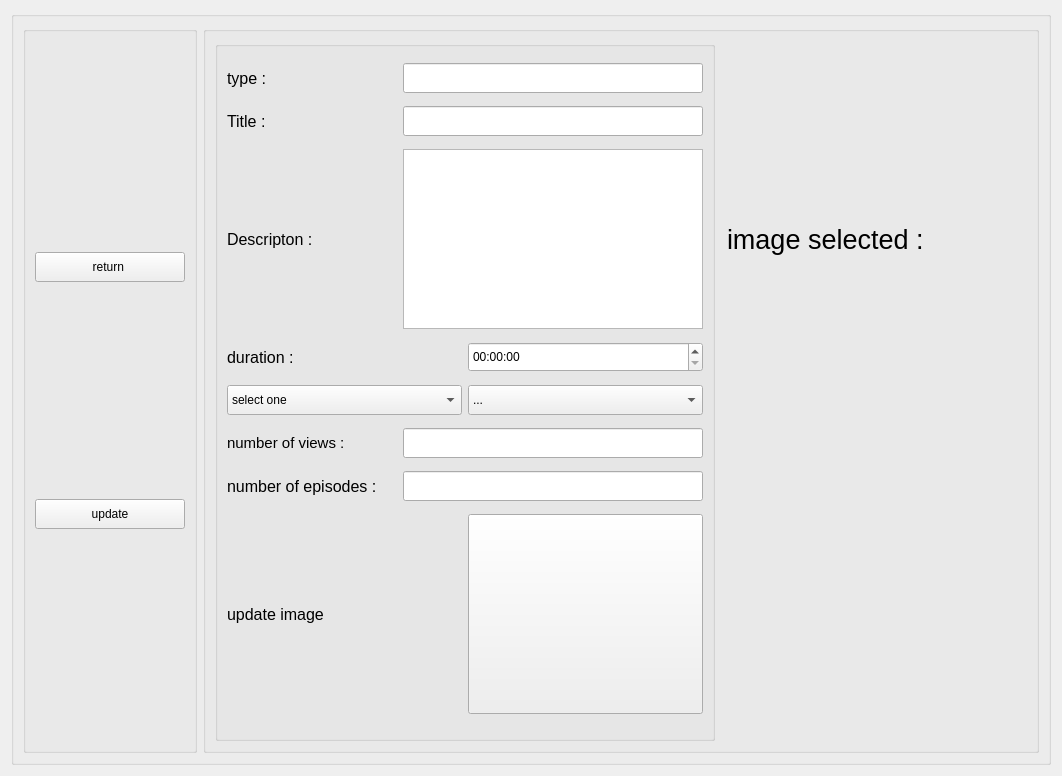
      <widget class="QWidget" name="page_4">
       <layout class="QVBoxLayout" name="verticalLayout_9">
        <item>
         <widget class="QGroupBox" name="groupBox_20ms">
          <property name="title">
           <string/>
          </property>
          <layout class="QHBoxLayout" name="horizontalLayout_17">
           <item>
            <widget class="QGroupBox" name="groupBox_23ms">
             <property name="layoutDirection">
              <enum>Qt::LeftToRight</enum>
             </property>
             <property name="title">
              <string/>
             </property>
             <layout class="QVBoxLayout" name="verticalLayout_8">
              <item>
               <widget class="QPushButton" name="returnupms">
                <property name="minimumSize">
                 <size>
                  <width>150</width>
                  <height>30</height>
                 </size>
                </property>
                <property name="maximumSize">
                 <size>
                  <width>150</width>
                  <height>30</height>
                 </size>
                </property>
                <property name="text">
                 <string>return </string>
                </property>
               </widget>
              </item>
              <item>
               <widget class="QPushButton" name="confirmupms">
                <property name="minimumSize">
                 <size>
                  <width>150</width>
                  <height>30</height>
                 </size>
                </property>
                <property name="maximumSize">
                 <size>
                  <width>150</width>
                  <height>30</height>
                 </size>
                </property>
                <property name="text">
                 <string>update</string>
                </property>
               </widget>
              </item>
             </layout>
            </widget>
           </item>
           <item>
            <widget class="QGroupBox" name="groupBox_21ms">
             <property name="title">
              <string/>
             </property>
             <property name="alignment">
              <set>Qt::AlignCenter</set>
             </property>
             <layout class="QHBoxLayout" name="horizontalLayout_18">
              <item>
               <widget class="QGroupBox" name="groupBox_22ms">
                <property name="minimumSize">
                 <size>
                  <width>500</width>
                  <height>700</height>
                 </size>
                </property>
                <property name="maximumSize">
                 <size>
                  <width>1000</width>
                  <height>1000</height>
                 </size>
                </property>
                <property name="title">
                 <string/>
                </property>
                <layout class="QVBoxLayout" name="verticalLayout_11">
                 <item>
                  <layout class="QHBoxLayout" name="horizontalLayout_27">
                   <item>
                    <widget class="QLabel" name="ipidlabelms_2">
                     <property name="minimumSize">
                      <size>
                       <width>150</width>
                       <height>30</height>
                      </size>
                     </property>
                     <property name="maximumSize">
                      <size>
                       <width>300</width>
                       <height>30</height>
                      </size>
                     </property>
                     <property name="font">
                      <font>
                       <pointsize>12</pointsize>
                      </font>
                     </property>
                     <property name="text">
                      <string>type :</string>
                     </property>
                    </widget>
                   </item>
                   <item>
                    <widget class="QLineEdit" name="typeupms">
                     <property name="minimumSize">
                      <size>
                       <width>150</width>
                       <height>30</height>
                      </size>
                     </property>
                     <property name="maximumSize">
                      <size>
                       <width>300</width>
                       <height>30</height>
                      </size>
                     </property>
                     <property name="readOnly">
                      <bool>true</bool>
                     </property>
                    </widget>
                   </item>
                  </layout>
                 </item>
                 <item>
                  <layout class="QHBoxLayout" name="horizontalLayout_21">
                   <item>
                    <widget class="QLabel" name="uptitlms">
                     <property name="minimumSize">
                      <size>
                       <width>150</width>
                       <height>30</height>
                      </size>
                     </property>
                     <property name="maximumSize">
                      <size>
                       <width>300</width>
                       <height>30</height>
                      </size>
                     </property>
                     <property name="font">
                      <font>
                       <pointsize>12</pointsize>
                      </font>
                     </property>
                     <property name="text">
                      <string>Title :</string>
                     </property>
                    </widget>
                   </item>
                   <item>
                    <widget class="QLineEdit" name="uptitlems">
                     <property name="minimumSize">
                      <size>
                       <width>150</width>
                       <height>30</height>
                      </size>
                     </property>
                     <property name="maximumSize">
                      <size>
                       <width>300</width>
                       <height>30</height>
                      </size>
                     </property>
                    </widget>
                   </item>
                  </layout>
                 </item>
                 <item>
                  <layout class="QHBoxLayout" name="horizontalLayout_20">
                   <item>
                    <widget class="QLabel" name="updescms">
                     <property name="minimumSize">
                      <size>
                       <width>150</width>
                       <height>30</height>
                      </size>
                     </property>
                     <property name="maximumSize">
                      <size>
                       <width>300</width>
                       <height>30</height>
                      </size>
                     </property>
                     <property name="font">
                      <font>
                       <pointsize>12</pointsize>
                      </font>
                     </property>
                     <property name="text">
                      <string>Descripton :</string>
                     </property>
                    </widget>
                   </item>
                   <item>
                    <widget class="QTextEdit" name="updescriptionms">
                     <property name="minimumSize">
                      <size>
                       <width>150</width>
                       <height>60</height>
                      </size>
                     </property>
                     <property name="maximumSize">
                      <size>
                       <width>300</width>
                       <height>180</height>
                      </size>
                     </property>
                    </widget>
                   </item>
                  </layout>
                 </item>
                 <item>
                  <layout class="QHBoxLayout" name="horizontalLayout_26">
                   <item>
                    <widget class="QLabel" name="uptitlms_3">
                     <property name="minimumSize">
                      <size>
                       <width>150</width>
                       <height>30</height>
                      </size>
                     </property>
                     <property name="maximumSize">
                      <size>
                       <width>300</width>
                       <height>30</height>
                      </size>
                     </property>
                     <property name="font">
                      <font>
                       <pointsize>12</pointsize>
                      </font>
                     </property>
                     <property name="text">
                      <string>duration :</string>
                     </property>
                    </widget>
                   </item>
                   <item>
                    <widget class="QTimeEdit" name="dureupms">
                     <property name="minimumSize">
                      <size>
                       <width>150</width>
                       <height>30</height>
                      </size>
                     </property>
                     <property name="maximumSize">
                      <size>
                       <width>300</width>
                       <height>30</height>
                      </size>
                     </property>
                     <property name="displayFormat">
                      <string>HH:mm:ss</string>
                     </property>
                    </widget>
                   </item>
                  </layout>
                 </item>
                 <item>
                  <layout class="QHBoxLayout" name="horizontalLayout_30">
                   <item>
                    <widget class="QComboBox" name="comboBox">
                     <property name="minimumSize">
                      <size>
                       <width>150</width>
                       <height>30</height>
                      </size>
                     </property>
                     <property name="maximumSize">
                      <size>
                       <width>300</width>
                       <height>30</height>
                      </size>
                     </property>
                     <item>
                      <property name="text">
                       <string>select one</string>
                      </property>
                     </item>
                     <item>
                      <property name="text">
                       <string>action</string>
                      </property>
                     </item>
                     <item>
                      <property name="text">
                       <string>horror</string>
                      </property>
                     </item>
                     <item>
                      <property name="text">
                       <string>comedy</string>
                      </property>
                     </item>
                     <item>
                      <property name="text">
                       <string>romance</string>
                      </property>
                     </item>
                     <item>
                      <property name="text">
                       <string>sci-fi</string>
                      </property>
                     </item>
                     <item>
                      <property name="text">
                       <string>drama</string>
                      </property>
                     </item>
                     <item>
                      <property name="text">
                       <string>sport related</string>
                      </property>
                     </item>
                    </widget>
                   </item>
                   <item>
                    <widget class="QComboBox" name="comboBox_2">
                     <property name="minimumSize">
                      <size>
                       <width>150</width>
                       <height>30</height>
                      </size>
                     </property>
                     <property name="maximumSize">
                      <size>
                       <width>300</width>
                       <height>30</height>
                      </size>
                     </property>
                     <item>
                      <property name="text">
                       <string>...</string>
                      </property>
                     </item>
                     <item>
                      <property name="text">
                       <string>action</string>
                      </property>
                     </item>
                     <item>
                      <property name="text">
                       <string>horror</string>
                      </property>
                     </item>
                     <item>
                      <property name="text">
                       <string>comedy</string>
                      </property>
                     </item>
                     <item>
                      <property name="text">
                       <string>romance</string>
                      </property>
                     </item>
                     <item>
                      <property name="text">
                       <string>sci-fi</string>
                      </property>
                     </item>
                     <item>
                      <property name="text">
                       <string>drama</string>
                      </property>
                     </item>
                     <item>
                      <property name="text">
                       <string>sport related</string>
                      </property>
                     </item>
                    </widget>
                   </item>
                  </layout>
                 </item>
                 <item>
                  <layout class="QHBoxLayout" name="horizontalLayout_25">
                   <item>
                    <widget class="QLabel" name="uptitlms_2">
                     <property name="minimumSize">
                      <size>
                       <width>150</width>
                       <height>30</height>
                      </size>
                     </property>
                     <property name="maximumSize">
                      <size>
                       <width>300</width>
                       <height>30</height>
                      </size>
                     </property>
                     <property name="font">
                      <font>
                       <pointsize>11</pointsize>
                      </font>
                     </property>
                     <property name="text">
                      <string>number of views :</string>
                     </property>
                    </widget>
                   </item>
                   <item>
                    <widget class="QLineEdit" name="nbrvupms">
                     <property name="minimumSize">
                      <size>
                       <width>150</width>
                       <height>30</height>
                      </size>
                     </property>
                     <property name="maximumSize">
                      <size>
                       <width>300</width>
                       <height>30</height>
                      </size>
                     </property>
                    </widget>
                   </item>
                  </layout>
                 </item>
                 <item>
                  <layout class="QHBoxLayout" name="horizontalLayout_29">
                   <item>
                    <widget class="QLabel" name="uptitlms_4">
                     <property name="minimumSize">
                      <size>
                       <width>150</width>
                       <height>30</height>
                      </size>
                     </property>
                     <property name="maximumSize">
                      <size>
                       <width>300</width>
                       <height>30</height>
                      </size>
                     </property>
                     <property name="font">
                      <font>
                       <pointsize>12</pointsize>
                      </font>
                     </property>
                     <property name="text">
                      <string>number of episodes :</string>
                     </property>
                    </widget>
                   </item>
                   <item>
                    <widget class="QLineEdit" name="upepms">
                     <property name="minimumSize">
                      <size>
                       <width>150</width>
                       <height>30</height>
                      </size>
                     </property>
                     <property name="maximumSize">
                      <size>
                       <width>300</width>
                       <height>30</height>
                      </size>
                     </property>
                    </widget>
                   </item>
                  </layout>
                 </item>
                 <item>
                  <layout class="QHBoxLayout" name="horizontalLayout_22">
                   <item>
                    <widget class="QLabel" name="upimgms">
                     <property name="minimumSize">
                      <size>
                       <width>150</width>
                       <height>30</height>
                      </size>
                     </property>
                     <property name="maximumSize">
                      <size>
                       <width>300</width>
                       <height>30</height>
                      </size>
                     </property>
                     <property name="font">
                      <font>
                       <pointsize>12</pointsize>
                      </font>
                     </property>
                     <property name="text">
                      <string>update image</string>
                     </property>
                    </widget>
                   </item>
                   <item>
                    <widget class="QPushButton" name="upimagems">
                     <property name="minimumSize">
                      <size>
                       <width>150</width>
                       <height>100</height>
                      </size>
                     </property>
                     <property name="maximumSize">
                      <size>
                       <width>300</width>
                       <height>200</height>
                      </size>
                     </property>
                     <property name="text">
                      <string/>
                     </property>
                    </widget>
                   </item>
                  </layout>
                 </item>
                </layout>
               </widget>
              </item>
              <item>
               <widget class="QLineEdit" name="upidms">
                <property name="maximumSize">
                 <size>
                  <width>0</width>
                  <height>31</height>
                 </size>
                </property>
                <property name="readOnly">
                 <bool>true</bool>
                </property>
               </widget>
              </item>
              <item>
               <layout class="QVBoxLayout" name="verticalLayout_10">
                <item>
                 <widget class="QLabel" name="imagetest_1ms">
                  <property name="minimumSize">
                   <size>
                    <width>300</width>
                    <height>100</height>
                   </size>
                  </property>
                  <property name="maximumSize">
                   <size>
                    <width>300</width>
                    <height>200</height>
                   </size>
                  </property>
                  <property name="font">
                   <font>
                    <pointsize>20</pointsize>
                   </font>
                  </property>
                  <property name="text">
                   <string>image selected :</string>
                  </property>
                 </widget>
                </item>
                <item>
                 <widget class="QLabel" name="imagetest_2ms">
                  <property name="minimumSize">
                   <size>
                    <width>200</width>
                    <height>200</height>
                   </size>
                  </property>
                  <property name="maximumSize">
                   <size>
                    <width>200</width>
                    <height>200</height>
                   </size>
                  </property>
                  <property name="text">
                   <string/>
                  </property>
                 </widget>
                </item>
               </layout>
              </item>
             </layout>
             <zorder>upidms</zorder>
             <zorder>groupBox_22ms</zorder>
            </widget>
           </item>
          </layout>
         </widget>
        </item>
       </layout>
      </widget>
